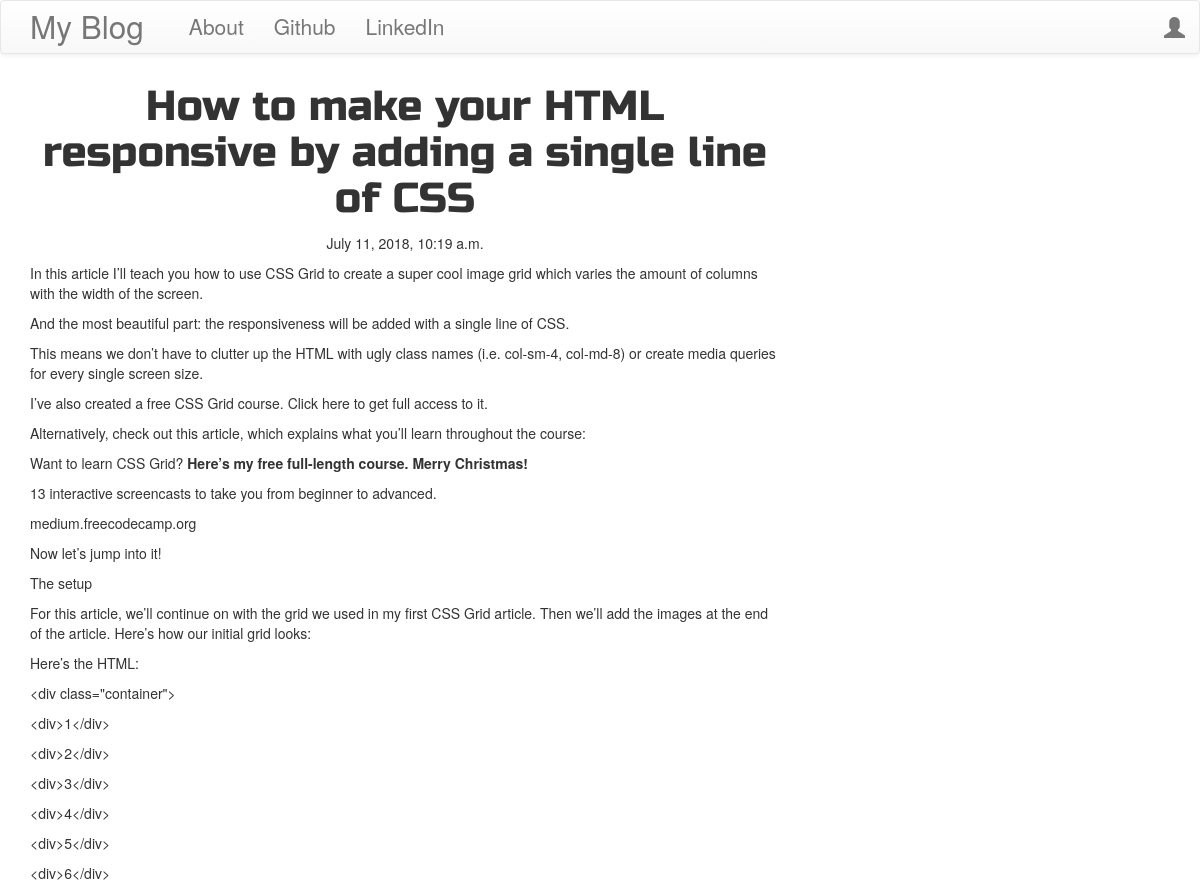
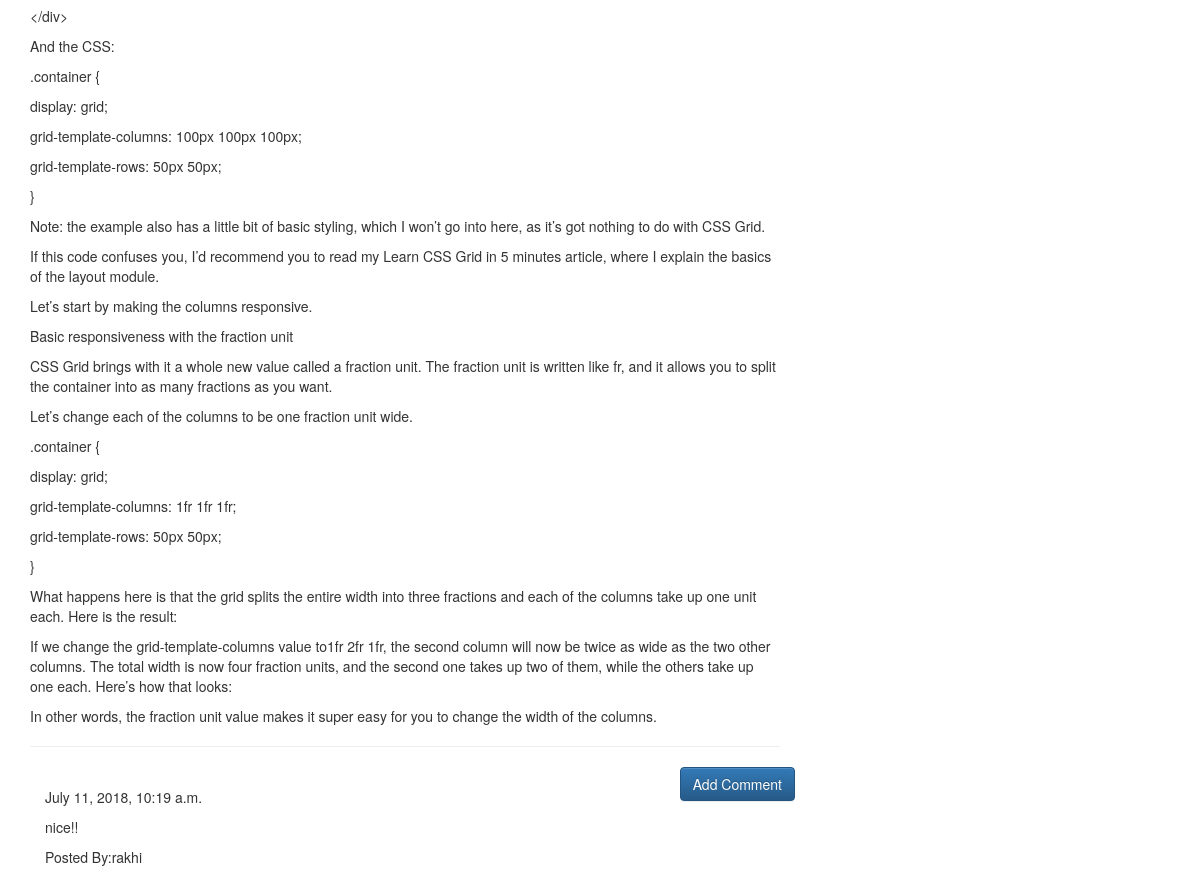
Page /post/9 on the committed database (2 pictures, top to bottom).
### blog/models.py (models this page shows, shortened)
class Post(models.Model):
	author = models.ForeignKey('auth.User',on_delete = models.CASCADE,)
	title = models.CharField(max_length=200)
	text = models.TextField()
	create_date = models.DateTimeField(default=timezone.now)
	published_date= models.DateTimeField()

class Comment(models.Model):
	post = models.ForeignKey('blog.Post', related_name='comments',on_delete = models.CASCADE,)
	author = models.CharField(max_length=200)
	text = models.TextField()
	create_date = models.DateTimeField(default=timezone.now)
	approved_comment = models.BooleanField(default=False)

### blog/views.py (the view)
# urls.py: url(r'^post/(?P<pk>\d+)$',views.PostDetailView.as_view(),name ='post_detail'),
class PostDetailView(DetailView):
	model = Post

### blog/templates/blog/post_detail.html (shortened to what this page needs)
{% extends "blog/base.html" %}
{% block content %}
<h1 class="posttitle loader">{{ post.title }}</h1>
{% if post.published_date %}
<div class="date postdate">
	{{ post.published_date }}
</div>
{% else %}
  <a class="btn btn-default loader" href="{% url 'post_publish' pk=post.pk %}"> Publish </a>
{% endif %}
<p class="postcontent">{{ post.text|safe|linebreaksbr }}</p>
<hr>
<a class ="btn btn-primary btn-comment loader" href="{% url 'add_comment_to_post' pk=post.pk %}">Add Comment</a>
<div class="container">
	{% for comment in post.comments.all %}
    <br>
    {% if user.is_authenticated or comment.approved_comment %}
    {{ comment.create_date }}
	<p>{{ comment.text|safe|linebreaks }}</p>
	<p>Posted By:{{comment.author}}</p>
	{% endif %}
	{% empty %}
	<p>No Comments</p>
	{% endfor %}
</div>
{% endblock %}

### blog/static/css/blog.css (style rules this page uses)
.postdate { text-align: center; }
.posttitle { font-family: 'Russo One',sans-serif; font-size: 3em; text-align: center; }
.postcontent { font-family: 'Montserrat'; font-size: 1.5em; }
.btn-comment { position: absolute; right:0px; }
.loader { filter:hue-rotate(0deg); color:linear-gradient(45deg,#0f8,#08f); text-color:linear-gradient(45deg,#0f8,#08f); animation:hue 10000ms infinite linear; }

### rows in the picture
Post: title "How to make your HTML responsive by adding a single line of CSS", published_date "July 11, 2018, 10:19 a.m.", text "In this article I’ll teach you how to use CSS Grid to create a super cool image grid which varies the amount of columns with the width of the screen. And the most beautiful part: the responsiveness will be added with a single line of CSS. This means we don’t have to clutter up the HTML with ugly class names (i.e. col-sm-4, col-md-8) or create media queries for every single screen size. I’ve also created a free CSS Grid course. Click here to get full access to it. Alternatively, check out this article, which explains what you’ll learn throughout the course: Want to learn CSS Grid? Here’s my free full-length course. Merry Christmas! 13 interactive screencasts to take you from beginner to…"
Comment: create_date "July 11, 2018, 10:19 a.m.", text "nice!!", author "rakhi"
